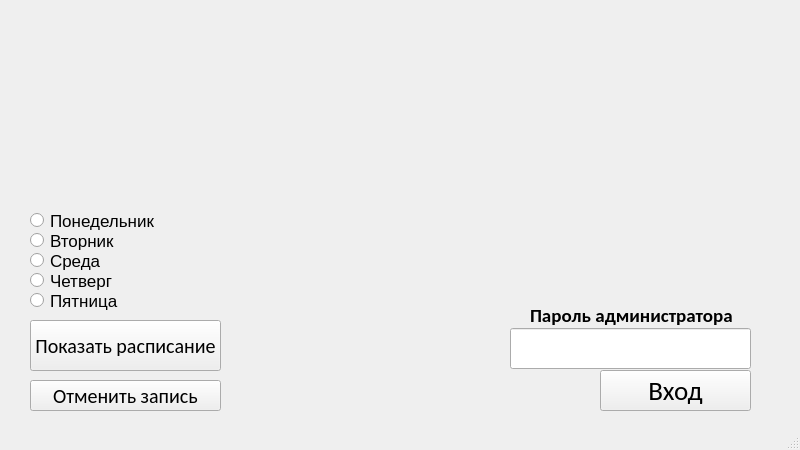
<?xml version="1.0" encoding="UTF-8"?>
<ui version="4.0">
 <class>MainWindow</class>
 <widget class="QMainWindow" name="MainWindow">
  <property name="windowModality">
   <enum>Qt::NonModal</enum>
  </property>
  <property name="geometry">
   <rect>
    <x>0</x>
    <y>0</y>
    <width>800</width>
    <height>450</height>
   </rect>
  </property>
  <property name="minimumSize">
   <size>
    <width>800</width>
    <height>450</height>
   </size>
  </property>
  <property name="maximumSize">
   <size>
    <width>800</width>
    <height>450</height>
   </size>
  </property>
  <property name="windowTitle">
   <string>фывфыв</string>
  </property>
  <property name="documentMode">
   <bool>false</bool>
  </property>
  <widget class="QWidget" name="centralwidget">
   <widget class="QPushButton" name="shedule">
    <property name="geometry">
     <rect>
      <x>30</x>
      <y>320</y>
      <width>191</width>
      <height>51</height>
     </rect>
    </property>
    <property name="font">
     <font>
      <family>Calibri</family>
      <pointsize>15</pointsize>
     </font>
    </property>
    <property name="text">
     <string>Показать расписание</string>
    </property>
   </widget>
   <widget class="QLabel" name="label_3">
    <property name="geometry">
     <rect>
      <x>530</x>
      <y>295</y>
      <width>241</width>
      <height>40</height>
     </rect>
    </property>
    <property name="font">
     <font>
      <family>Calibri</family>
      <pointsize>14</pointsize>
      <weight>75</weight>
      <bold>true</bold>
     </font>
    </property>
    <property name="text">
     <string>Пароль администратора</string>
    </property>
   </widget>
   <widget class="QLineEdit" name="lineEdit_2">
    <property name="geometry">
     <rect>
      <x>510</x>
      <y>328</y>
      <width>241</width>
      <height>41</height>
     </rect>
    </property>
    <property name="font">
     <font>
      <family>MS Serif</family>
     </font>
    </property>
    <property name="echoMode">
     <enum>QLineEdit::Password</enum>
    </property>
   </widget>
   <widget class="QPushButton" name="admin">
    <property name="enabled">
     <bool>true</bool>
    </property>
    <property name="geometry">
     <rect>
      <x>600</x>
      <y>370</y>
      <width>151</width>
      <height>41</height>
     </rect>
    </property>
    <property name="font">
     <font>
      <family>Calibri</family>
      <pointsize>20</pointsize>
     </font>
    </property>
    <property name="text">
     <string>Вход</string>
    </property>
   </widget>
   <widget class="QRadioButton" name="radio_sr">
    <property name="geometry">
     <rect>
      <x>30</x>
      <y>250</y>
      <width>82</width>
      <height>21</height>
     </rect>
    </property>
    <property name="font">
     <font>
      <pointsize>13</pointsize>
     </font>
    </property>
    <property name="text">
     <string>Среда</string>
    </property>
   </widget>
   <widget class="QRadioButton" name="radio_vt">
    <property name="geometry">
     <rect>
      <x>30</x>
      <y>230</y>
      <width>101</width>
      <height>21</height>
     </rect>
    </property>
    <property name="font">
     <font>
      <pointsize>13</pointsize>
     </font>
    </property>
    <property name="text">
     <string>Вторник</string>
    </property>
   </widget>
   <widget class="QRadioButton" name="radio_pn">
    <property name="geometry">
     <rect>
      <x>30</x>
      <y>210</y>
      <width>131</width>
      <height>21</height>
     </rect>
    </property>
    <property name="font">
     <font>
      <pointsize>13</pointsize>
     </font>
    </property>
    <property name="text">
     <string>Понедельник</string>
    </property>
   </widget>
   <widget class="QLabel" name="label_pic">
    <property name="geometry">
     <rect>
      <x>0</x>
      <y>-22</y>
      <width>800</width>
      <height>471</height>
     </rect>
    </property>
    <property name="text">
     <string/>
    </property>
   </widget>
   <widget class="QPushButton" name="cancel">
    <property name="geometry">
     <rect>
      <x>30</x>
      <y>380</y>
      <width>191</width>
      <height>31</height>
     </rect>
    </property>
    <property name="font">
     <font>
      <family>Calibri</family>
      <pointsize>15</pointsize>
     </font>
    </property>
    <property name="text">
     <string>Отменить запись</string>
    </property>
   </widget>
   <widget class="QRadioButton" name="radio_pt">
    <property name="geometry">
     <rect>
      <x>30</x>
      <y>290</y>
      <width>91</width>
      <height>21</height>
     </rect>
    </property>
    <property name="font">
     <font>
      <pointsize>13</pointsize>
     </font>
    </property>
    <property name="text">
     <string>Пятница</string>
    </property>
   </widget>
   <widget class="QRadioButton" name="radio_cht">
    <property name="geometry">
     <rect>
      <x>30</x>
      <y>270</y>
      <width>82</width>
      <height>21</height>
     </rect>
    </property>
    <property name="font">
     <font>
      <pointsize>13</pointsize>
     </font>
    </property>
    <property name="text">
     <string>Четверг</string>
    </property>
   </widget>
   <zorder>label_pic</zorder>
   <zorder>shedule</zorder>
   <zorder>label_3</zorder>
   <zorder>lineEdit_2</zorder>
   <zorder>admin</zorder>
   <zorder>radio_sr</zorder>
   <zorder>radio_vt</zorder>
   <zorder>radio_pn</zorder>
   <zorder>cancel</zorder>
   <zorder>radio_pt</zorder>
   <zorder>radio_cht</zorder>
  </widget>
  <widget class="QStatusBar" name="statusbar"/>
 </widget>
 <resources/>
 <connections/>
</ui>
